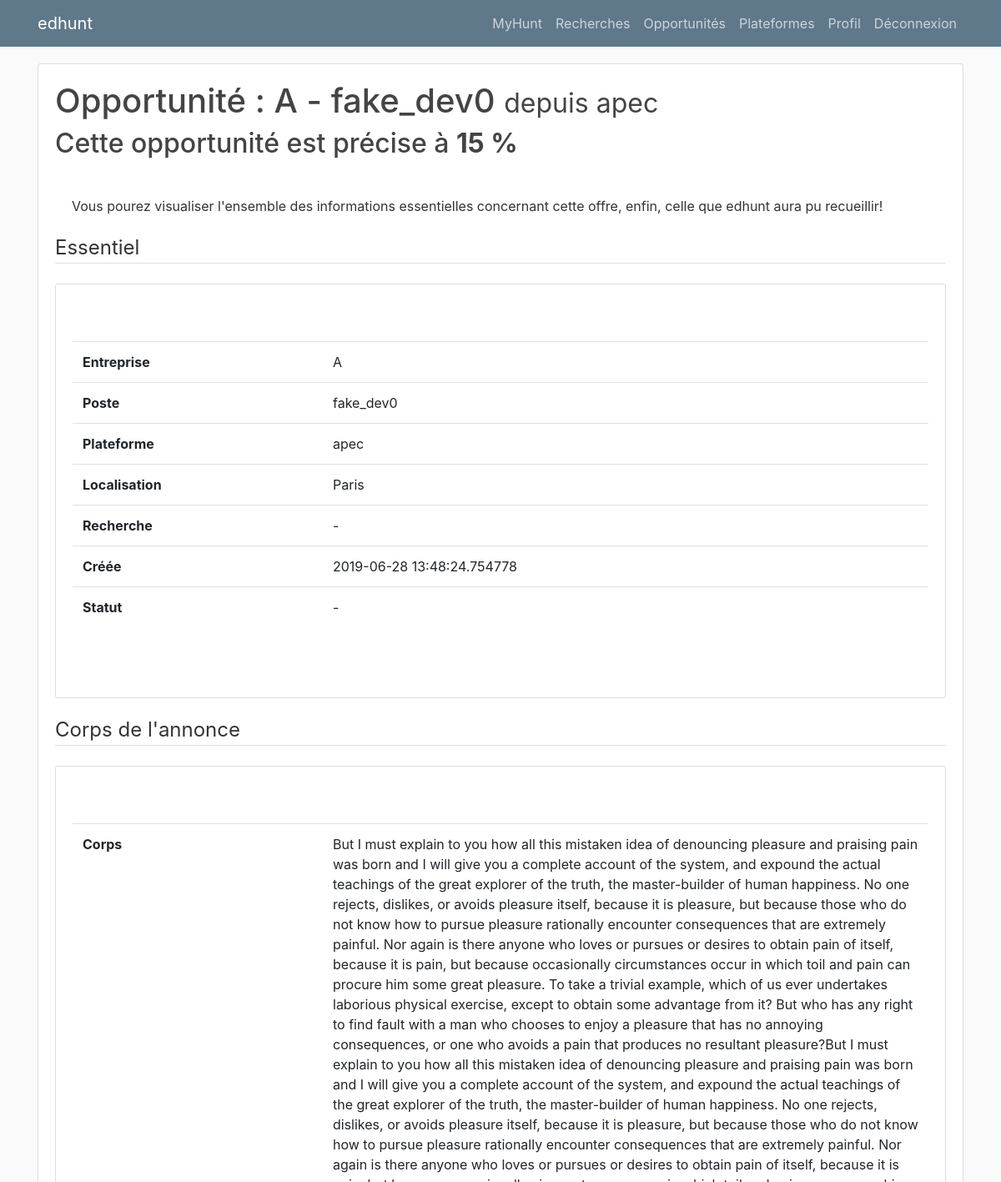
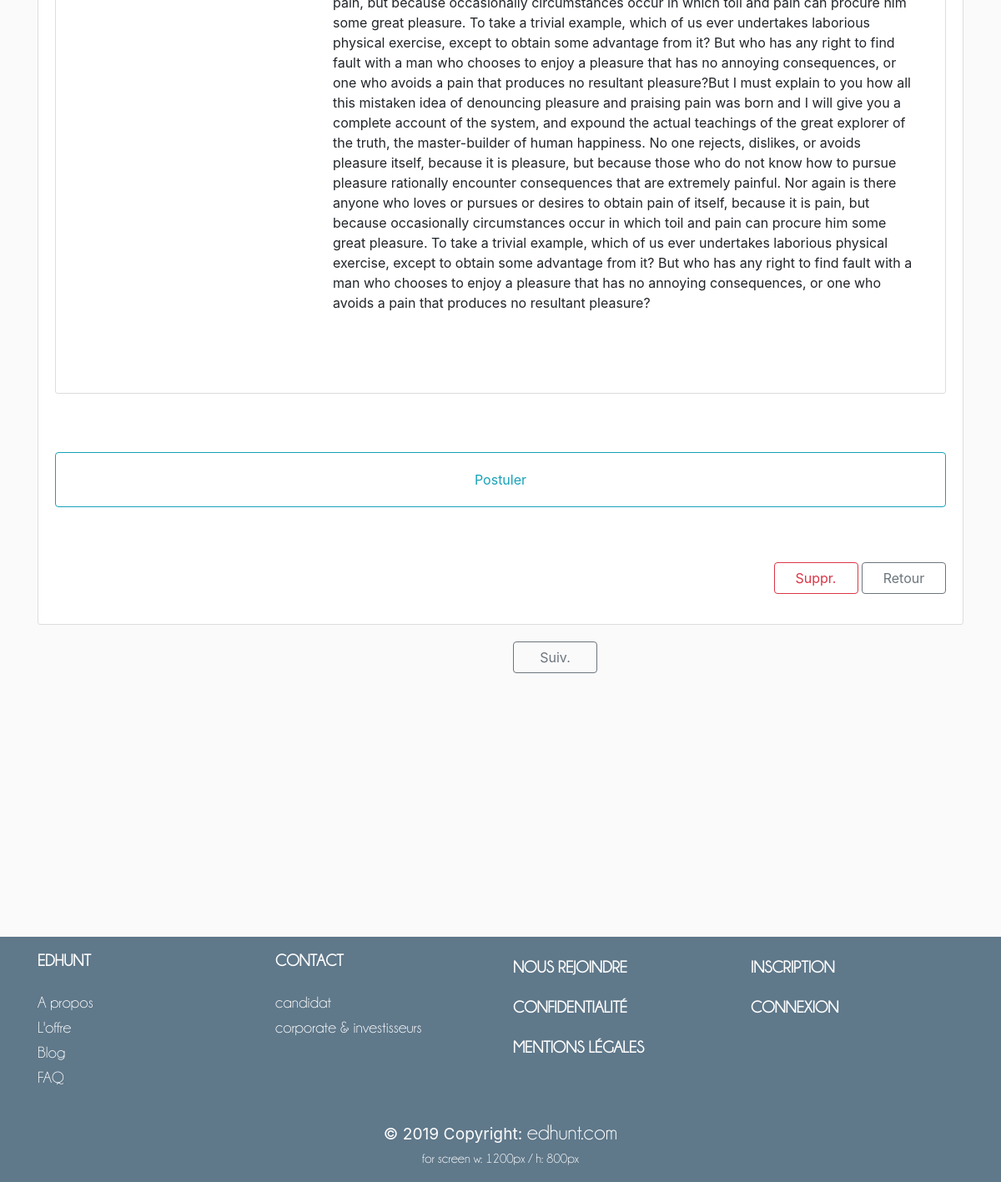
/visualize_opportunity/1 (signed in), run on the app's committed database (2 pictures, top to bottom).
### edhunt/opportunities/model.py (models this page shows, shortened)
class Opportunity(db.Model, UserMixin):
    id = db.Column(db.Integer, primary_key=True)
    company = db.Column(db.String(100), unique=False, nullable=False)
    job = db.Column(db.String(100), unique=False, nullable=False)
    plateform = db.Column(db.String(20), unique=False, nullable=False)
    url = db.Column(db.Text(1000), unique=False, nullable=False)
    loc = db.Column(db.String(20), unique=False, nullable=False,)
    applied = db.Column(db.Boolean(), unique=False, nullable=False,
                        default=False)  # IT IS THE ORDER
    send = db.Column(db.Boolean(), unique=False, nullable=False,
                     default=False)  # IF REALLY SENT
    text = db.Column(db.Text(1000), unique=False, nullable=False,
                     default=".")
    created = db.Column(db.String(20), unique=False, nullable=False,
                        default=datetime.utcnow)
    rem = db.Column(db.String(40), unique=False, nullable=True)
    status = db.Column(db.String(20), unique=False, nullable=True)
    contract = db.Column(db.String(20), unique=False, nullable=True)
    score = db.Column(db.String(2), unique=False, nullable=True)
    user_id = db.Column(db.Integer, db.ForeignKey('user.id'), unique=False,
                        nullable=False)
    search_id = db.Column(db.Integer, db.ForeignKey('search.id'), unique=False,
                          nullable=False)

### edhunt/opportunities/routes.py (the view)
@opportunities.route("/visualize_opportunity/<opp_id>", methods=["GET"])
@login_required
def visualize_opportunity(opp_id):
    handle_authentication(False)
    opp = Opportunity.query.filter_by(id=opp_id).first()
    if current_user.id != opp.user_id:
        flash("sorry this is not your opp, you are not allowed", "danger")
        return redirect(url_for("main.edhunt"))
    opp_id_next = opp_id_past = None
    opps = Opportunity.query.filter_by(search_id=opp.search_id).all()
    idx = opps.index(opp)
    if idx > 0 and (len(opps) > 1):
        opp_id_past = opps[idx - 1].id
    if (not (idx + 1 == len(opps))):
        opp_id_next = opps[idx + 1].id
    nav = {"opp_id_next": opp_id_next,
           "opp_id_past": opp_id_past,
           "search_id": opp.search_id}
    return render_template('opportunity/visualize_opportunity.html',
                           title="Opportunity",
                           opp=opp, nav=nav)

### edhunt/utils/routes.py (called while the page is built)
def handle_authentication(expected):
    if (not expected) and (not current_user.is_authenticated):
        flash("something went wrong you have to be authetifiacted, please login first", "danger")
        return redirect(url_for('login'))
    elif expected and current_user.is_authenticated:
        flash("you are already authetified", "danger")
        return redirect(url_for('manage_account'))

@login_manager.user_loader
def load_user(user_id):
    return User.query.get(int(user_id))

### edhunt/templates/opportunity/visualize_opportunity.html (shortened to what this page needs)
{% extends "layout.html" %} {% block content %}
<div class="content-section" style="padding: 20px">
  <div class="media">
    <div class="media-body">
      <h1 class="account-heading"> Opportunité : {{ opp.company }} - {{ opp.job }}
        <small> depuis {{ opp.plateform }}</small>
      </h1>
      <h2> Cette opportunité est précise à
        <strong> 15 % </strong>
      </h2>
      <div class="article-content" style="margin: 20px; text-align: justify;">
                Vous pourez visualiser l'ensemble des informations essentielles concernant cette offre, enfin, celle que edhunt aura pu recueillir!
            </div>
      <legend class="border-bottom mb-4"> Essentiel </legend>
      <article class="media content-section" style="padding: 20px">
        <div class="media-body">
          <div class="article-content">
            <div class="table-responsive">
              <table class="table">
                <tbody>
                  <tr>
                    <th scope="row"> Entreprise </th>
                    <td> {{opp.company if opp.company else "-"}} </td>
                  </tr>
                  <tr>
                    <th scope="row"> Poste </th>
                    <td> {{opp.job if opp.job else "-"}} </td>
                  </tr>
                  <tr>
                    <th scope="row"> Plateforme </th>
                    <td> {{opp.plateform if opp.plateform else "-" }} </td>
                  </tr>
                  <tr>
                    <th scope="row"> Localisation </th>
                    <td> {{opp.loc if opp.loc else "-" }} </td>
                  </tr>
                  <tr>
                    <th scope="row"> Recherche </th>
                    <td> {{opp.search_name if opp.search_name else "-" }} </td>
                  </tr>
                  <tr>
                    <th scope="row"> Créée </th>
                    <td> {{opp.created if opp.created else "-" }} </td>
                  </tr>
                  <tr>
                    <th scope="row"> Statut </th>
                    <td> {{opp.applied if opp.applied else "-" }} </td>
                  </tr>
                </tbody>
              </table>
            </div>
          </div>
        </div>
      </article>
      <legend class="border-bottom mb-4"> Corps de l'annonce </legend>
      <article class="media content-section" style="padding: 20px">
        <div class="media-body">
          <div class="article-content">
            <div class="table-responsive">
              <table class="table">
                <tbody>
                  <tr>
                    <th scope="row"> Corps </th>
                    <td> {{opp.text if opp.text else "-"}} </td>
                  </tr>
                </tbody>
              </table>
            </div>
          </div>
        </div>
      </article>
      <div class="text-center">
        <div class="form-group">
          <a class="btn btn-outline-info myButton" style="width: 100% ; margin: 50px 0px ; padding: 20px 0px" href="">Postuler</a>
        </div>
      </div>
      <div class="text-right">
        <div class="form-group">
          <a class="btn btn-outline-danger myButton" href="{{ url_for('opportunities.delete_opportunity', opp_id=opp.id) }}">Suppr.</a>
          <a class="btn btn-outline-secondary myButton" href="{{ url_for('searchs.visualize_search', search_id=nav['search_id']) }}">Retour</a>
        </div>
      </div>
    </div>
  </div>
</div>
<div class="form-group">
  <div class="container">
    <div class="row">
      <div class="col-md-6">
      </div>
      <div class="col-md-6">
        <div class="text-left">
          {% if nav['opp_id_next'] %}
          <a class="btn btn-outline-secondary myButton" href="{{ url_for('opportunities.visualize_opportunity', opp_id=nav['opp_id_next']) }}">Suiv.</a>
          {% endif %}
        </div>
      </div>
    </div>
  </div>
</div>
{% endblock content %}

### edhunt/static/css/layout2.css (style rules this page uses)
:root { --myBlue:#5f788a; --myBrown:#4F2C00; --myWhite:#fafafa; }
html { font-size: 1rem; background: #fafafa; }
body { background: #fafafa; color: #333333; margin-top: 0em; }
h1, h2, h3, h5, h6 { color: #444444; }
.content-section { background: #ffffff; border: 1px solid #dddddd; border-radius: 3px; margin-bottom: 20px; margin-top: 20px; }
.article-content { white-space: pre-line; }
.account-heading { font-size: 2.5rem; }
th { width:300px; }
.myButton { width: 101px; }

### data on the page
Opportunity: company "A", job "fake_dev0", plateform "apec", loc "Paris", created "2019-06-28 13:48:24.754778", applied "-", text "But I must explain to you how all this mistaken idea of denouncing pleasure and praising pain was born and I will give you a complete account of the system, and expound the actual teachings of the great explorer of the truth, the master-builder of human happiness. No one rejects, dislikes, or avoids pleasure itself, because it is pleasure, but because those who do not know how to pursue pleasure rationally encounter consequences that are extremely painful. Nor again is there anyone who loves or pursues or desires to obtain pain of itself, because it is pain, but because occasionally circumstances occur in which toil and pain can procure him some great pleasure. To take a trivial example,…"

### other printed values
{{ opp.search_name if opp.search_name else "-" }} "-"
